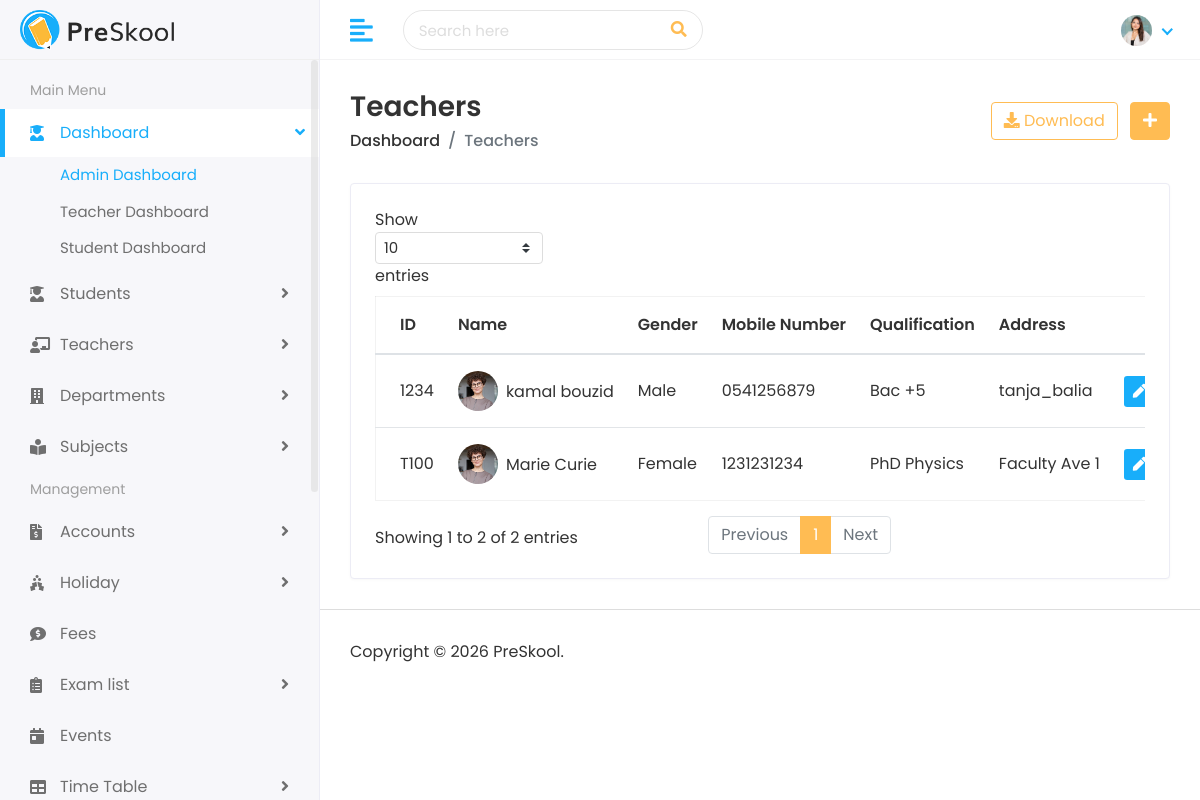
Screenshot of /teachers/ with the database file from the repository.
### faculty/models.py (models this page shows, shortened)
class Teacher(models.Model):
    teacher_id = models.CharField(max_length=50, unique=True)
    first_name = models.CharField(max_length=100)
    last_name = models.CharField(max_length=100)
    gender = models.CharField(max_length=20, choices=[('Male', 'Male'), ('Female', 'Female'), ('Others', 'Others')])
    date_of_birth = models.DateField()
    mobile_number = models.CharField(max_length=20)
    joining_date = models.DateField()
    qualification = models.CharField(max_length=150)
    experience = models.CharField(max_length=100)
    username = models.CharField(max_length=100, unique=True)
    email = models.EmailField(max_length=150, unique=True)
    password = models.CharField(max_length=100)
    address = models.TextField()
    city = models.CharField(max_length=100)
    state = models.CharField(max_length=100)
    zip_code = models.CharField(max_length=20)
    country = models.CharField(max_length=100)
    image = models.ImageField(upload_to='teachers/', blank=True, null=True)
    department = models.ForeignKey(
        Department, on_delete=models.SET_NULL,
        null=True, blank=True, related_name='teachers'
    )

### faculty/views.py (the view)
# urls.py: path('teachers/', views.teacher_list, name='teacher_list'),
def teacher_list(request):
    teachers = Teacher.objects.all()
    return render(request, 'teachers/teachers.html', {'teachers': teachers})

### templates/teachers/teachers.html (shortened to what this page needs)
{% extends 'Home/base.html' %}
{% load static %}
{% block body %}
         <div class="page-wrapper">
            <div class="content container-fluid">
               <div class="page-header">
                  <div class="row align-items-center">
                     <div class="col">
                        <h3 class="page-title">Teachers</h3>
                        <ul class="breadcrumb">
                           <li class="breadcrumb-item"><a href="/dashboard">Dashboard</a></li>
                           <li class="breadcrumb-item active">Teachers</li>
                        </ul>
                     </div>
                     <div class="col-auto text-right float-right ml-auto">
                        <a href="#" class="btn btn-outline-primary mr-2"><i class="fas fa-download"></i> Download</a>
                        <a href="{% url 'add_teacher' %}" class="btn btn-primary"><i class="fas fa-plus"></i></a>
                     </div>
                  </div>
               </div>
               <div class="row">
                  <div class="col-sm-12">
                     <div class="card card-table">
                        <div class="card-body">
                           <div class="table-responsive">
                              <table class="table table-hover table-center mb-0 datatable">
                                 <thead>
                                    <tr>
                                       <th>ID</th>
                                       <th>Name</th>
                                       <th>Gender</th>
                                       <th>Mobile Number</th>
                                       <th>Qualification</th>
                                       <th>Address</th>
                                       <th class="text-right">Action</th>
                                    </tr>
                                 </thead>
                                 <tbody>
                                    {% for teacher in teachers %}
                                    <tr>
                                       <td>{{ teacher.teacher_id }}</td>
                                       <td>
                                          <h2 class="table-avatar">
                                             <a href="{% url 'view_teacher' teacher.teacher_id %}" class="avatar avatar-sm mr-2">
                                                 {% if teacher.image %}
                                                 <img class="avatar-img rounded-circle" src="{{ teacher.image.url }}" alt="Profile Image">
                                                 {% else %}
                                                 <img class="avatar-img rounded-circle" src="{% static 'assets/img/profiles/avatar-02.jpg' %}" alt="User Image">
                                                 {% endif %}
                                             </a>
                                             <a href="{% url 'view_teacher' teacher.teacher_id %}">{{ teacher.first_name }} {{ teacher.last_name}}</a>
                                          </h2>
                                       </td>
                                       <td>{{ teacher.gender }}</td>
                                       <td>{{ teacher.mobile_number }}</td>
                                       <td>{{ teacher.qualification }}</td>
                                       <td>{{ teacher.address }}</td>
                                       <td class="text-right">
                                          <div class="actions">
                                             <a href="{% url 'edit_teacher' teacher.teacher_id %}" class="btn btn-sm bg-success-light mr-2">
                                                 <i class="fas fa-pen"></i>
                                             </a>
                                         </div>
                                       </td>
                                    </tr>
                                    {% endfor %}
                                 </tbody>
                              </table>
                           </div>
                        </div>
                     </div>
                  </div>
               </div>
            </div>
            <footer>
               <p>Copyright © 2026 PreSkool.</p>
            </footer>
         </div>
      </div>
   </body>
</html>
{% endblock %}

### static/assets/css/style.css (style rules this page uses)
html { height: 100%; }
body { background-color: #fff; color: #333; font-family: 'Poppins', sans-serif; font-size: 1rem; height: 100%; line-height: 1.5; overflow-x: hidden; }
h1, h2, h3, h4, h5, h6 { font-family: 'Poppins', sans-serif; margin-top: 0; }
ul, ol { padding: 0px; list-style: none; }
.table { color: #333; max-width: 100%; margin-bottom: 0; width: 100%; }
.table.dataTable { border-collapse: collapse !important; border: 1px solid rgba(0, 0, 0, 0.05); }
table.table td h2 { display: inline-block; font-size: inherit; font-weight: 400; margin: 0; padding: 0; vertical-align: middle; }
table.table td h2.table-avatar { align-items: center; display: inline-flex; font-size: inherit; font-weight: 400; margin: 0; padding: 0; vertical-align: middle; white-space: nowrap; }
table.table td h2 a { color: #333; }
.table thead tr th { font-weight: 600; }
.table tbody tr { border-bottom: 1px solid rgba(0, 0, 0, 0.05); }
.table.table-center td, .table.table-center th { vertical-align: middle; }
.card-table .card-body .table > thead > tr > th { border-top: 0; }
.card-table .card-body .table tr td:first-child, .card-table .card-body .table tr th:first-child { padding-left: 1.5rem; }
.card-table .card-body .table tr td:last-child, .card-table .card-body .table tr th:last-child { padding-right: 1.5rem; }
.card-table .table td, .card-table .table th { border-top: 1px solid #e2e5e8; padding: 1rem 0.75rem; white-space: nowrap; }
.btn-primary { background-color: #FFBC53; border: 1px solid #FFBC53; }
.btn-outline-primary { color: #FFBC53; border-color: #FFBC53; }
.card { border: 1px solid #ececf5; box-shadow: 0 1px 3px 0 rgba(0, 0, 0, 0.03); margin-bottom: 1.875rem; }
.card-body { padding: 1.5rem; }
.bg-success-light { background-color: #18aefa; color: #fff; }
.avatar { position: relative; display: inline-block; width: 3rem; height: 3rem }
.avatar > img { width: 100%; height: 100%; -o-object-fit: cover; object-fit: cover; }
.avatar-sm { width: 2.5rem; height: 2.5rem; }
footer { padding: 1.875rem 1.875rem; border-top: 1px solid #ddd; }
footer p { margin: 0px; }
.page-wrapper { margin-left: 320px; padding-top: 60px; position: relative; transition: all 0.4s ease; }
.page-wrapper > .content { padding: 1.875rem 1.875rem 0; }
.page-header { margin-bottom: 1.875rem; }
.page-header .breadcrumb { background-color: transparent; color: #6c757d; font-size: 1rem; font-weight: 500; margin-bottom: 0; padding: 0; }
.page-header .breadcrumb a { color: #333; }
.page-title { font-size: 28px; font-weight: 600; color: #333; margin-bottom: 5px; }

### rows the page displays
Teacher: teacher_id "T100", first_name "Marie", last_name "Curie", gender "Female", mobile_number "1231231234", qualification "PhD Physics", address "Faculty Ave 1"
Teacher: teacher_id "1234", first_name "kamal", last_name "bouzid", gender "Male", mobile_number "0541256879", qualification "Bac +5", address "tanja_balia"
